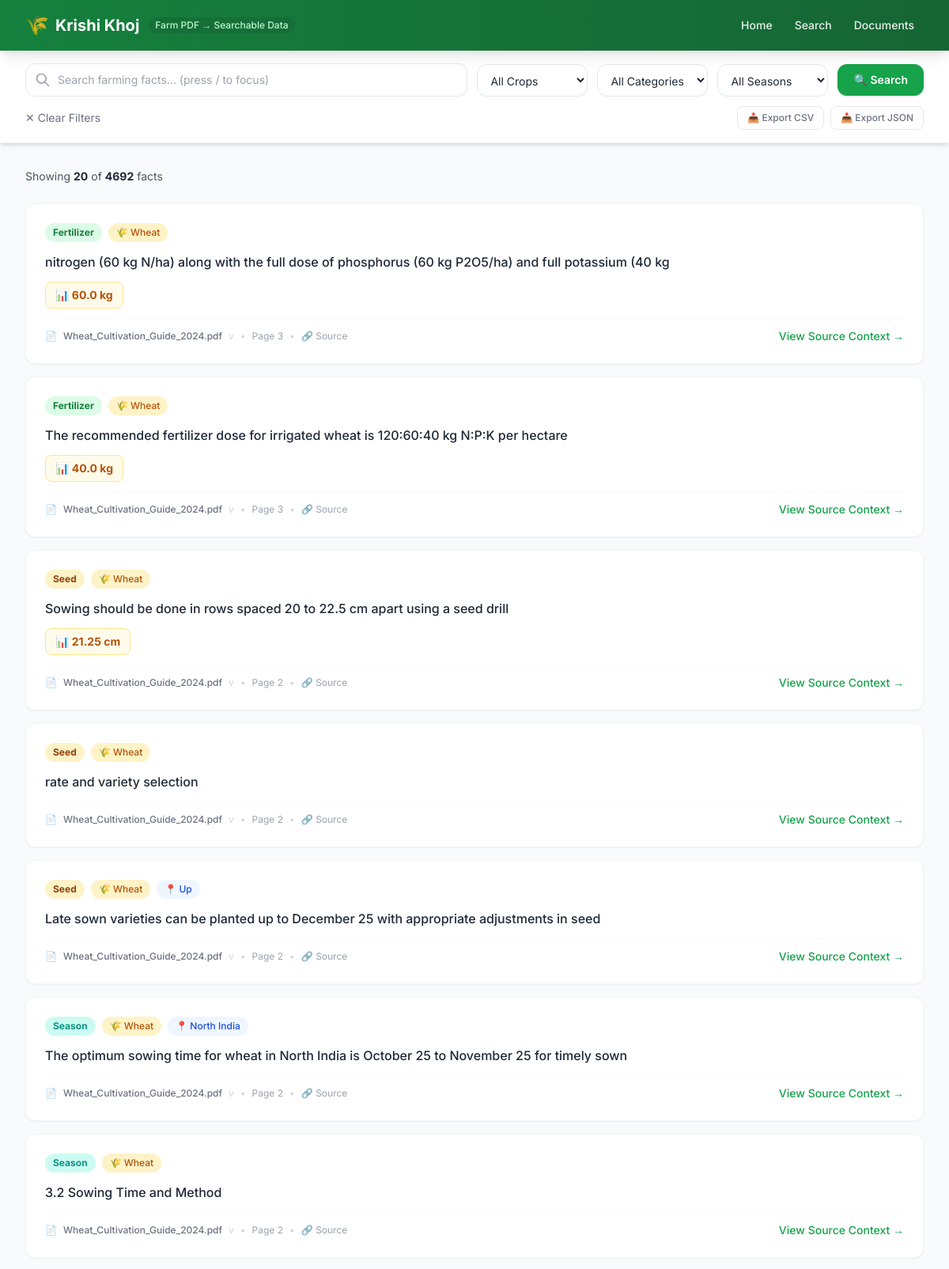
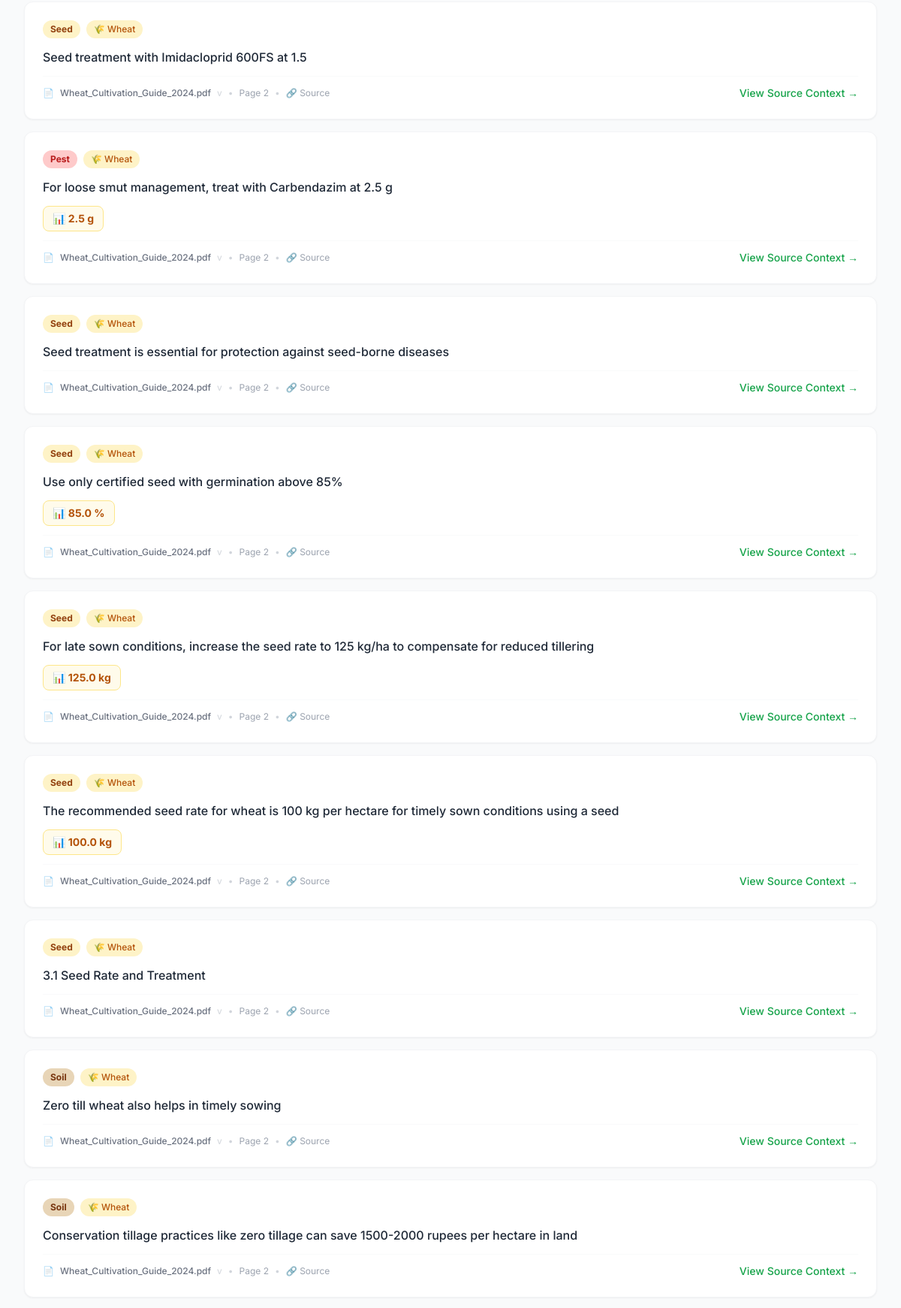
The app's page /search?page=234&q=&crop=&category=&season= (upper part) with its own data (2 pictures, top to bottom).
### tables this page shows
CREATE TABLE facts (
                id INTEGER PRIMARY KEY AUTOINCREMENT,
                document_id INTEGER NOT NULL,
                crop_name TEXT,
                category TEXT NOT NULL,
                fact_text TEXT NOT NULL,
                value REAL,
                unit TEXT,
                season TEXT,
                region TEXT,
                page_number INTEGER NOT NULL,
                original_text TEXT NOT NULL,
                extraction_date TEXT NOT NULL,
                FOREIGN KEY (document_id) REFERENCES documents(id) ON DELETE CASCADE
            );

CREATE TABLE documents (
                id INTEGER PRIMARY KEY AUTOINCREMENT,
                filename TEXT NOT NULL,
                file_hash TEXT NOT NULL,
                version INTEGER DEFAULT 1,
                upload_date TEXT NOT NULL,
                page_count INTEGER DEFAULT 0,
                file_path TEXT NOT NULL,
                file_size INTEGER DEFAULT 0
            );

### app.py (the view)
@app.route('/search')
def search_page():
    query = request.args.get('q', '').strip()
    crop_filter = request.args.get('crop', '').strip()
    category_filter = request.args.get('category', '').strip()
    season_filter = request.args.get('season', '').strip()
    page = request.args.get('page', 1, type=int)
    results = search_facts(
        query=query or None,
        crop=crop_filter or None,
        category=category_filter or None,
        season=season_filter or None,
        page=page,
        per_page=20
    )
    crops = get_distinct_values('crop_name')
    categories = get_distinct_values('category')
    seasons = get_distinct_values('season')
    return render_template(
        'search.html',
        facts=results['facts'],
        total=results['total'],
        page=results['page'],
        per_page=results['per_page'],
        total_pages=results['total_pages'],
        query=query,
        crop_filter=crop_filter,
        category_filter=category_filter,
        season_filter=season_filter,
        crops=crops,
        categories=categories,
        seasons=seasons
    )

### database.py (called while the page is built)
def get_db_connection():
    conn = sqlite3.connect(DATABASE_PATH)
    conn.row_factory = sqlite3.Row
    conn.execute("PRAGMA foreign_keys = ON")
    return conn

def get_distinct_values(column):
    allowed_columns = {'crop_name', 'category', 'season', 'region', 'unit'}
    if column not in allowed_columns:
        raise ValueError(f"Column '{column}' not allowed. Must be one of {allowed_columns}")
    conn = get_db_connection()
    try:
        cursor = conn.cursor()
        cursor.execute(
            f"SELECT DISTINCT {column} FROM facts WHERE {column} IS NOT NULL ORDER BY {column}"
        )
        return [row[0] for row in cursor.fetchall()]
    finally:
        conn.close()

### templates/search.html (shortened to what this page needs)
{% extends "base.html" %}
{% block content %}
<section class="sticky top-16 z-40 bg-white shadow-md border-b border-gray-100">
    <div class="max-w-7xl mx-auto px-4 sm:px-6 lg:px-8 py-4">
        <form method="GET" action="/search" class="space-y-3">
            <div class="flex flex-col md:flex-row md:items-center gap-3">
                <div class="flex-1 relative">
                    <span class="absolute inset-y-0 left-3 flex items-center text-gray-400">
                        <svg class="w-5 h-5" fill="none" stroke="currentColor" viewBox="0 0 24 24"><path stroke-linecap="round" stroke-linejoin="round" stroke-width="2" d="M21 21l-6-6m2-5a7 7 0 11-14 0 7 7 0 0114 0z"/></svg>
                    </span>
                    <input type="text" name="q" value="{{ query or '' }}" placeholder="Search farming facts... (press / to focus)"
                        class="w-full pl-10 pr-4 py-2.5 border border-gray-200 rounded-xl focus:ring-2 focus:ring-krishi-500 focus:border-krishi-500 outline-none text-sm">
                </div>
                <select name="crop" class="border border-gray-200 rounded-xl px-3 py-2.5 text-sm focus:ring-2 focus:ring-krishi-500 outline-none bg-white min-w-[140px]">
                    <option value="">All Crops</option>
                </select>
                <select name="category" class="border border-gray-200 rounded-xl px-3 py-2.5 text-sm focus:ring-2 focus:ring-krishi-500 outline-none bg-white min-w-[140px]">
                    <option value="">All Categories</option>
                </select>
                <select name="season" class="border border-gray-200 rounded-xl px-3 py-2.5 text-sm focus:ring-2 focus:ring-krishi-500 outline-none bg-white min-w-[140px]">
                    <option value="">All Seasons</option>
                </select>
                <button type="submit"
                    class="bg-krishi-600 hover:bg-krishi-700 text-white font-semibold py-2.5 px-5 rounded-xl shadow hover:shadow-md transition-all text-sm whitespace-nowrap">
                    🔍 Search
                </button>
            </div>
            <div class="flex items-center justify-between text-sm">
                <div class="flex items-center space-x-3">
                    <a href="/search" class="text-gray-500 hover:text-krishi-600 transition-colors">✕ Clear Filters</a>
                </div>
                <div class="flex items-center space-x-2">
                    <a href="/api/export?format=csv"
                        class="text-gray-500 hover:text-krishi-600 border border-gray-200 hover:border-krishi-300 px-3 py-1.5 rounded-lg text-xs font-medium transition-all">
                        📥 Export CSV
                    </a>
                    <a href="/api/export?format=json"
                        class="text-gray-500 hover:text-krishi-600 border border-gray-200 hover:border-krishi-300 px-3 py-1.5 rounded-lg text-xs font-medium transition-all">
                        📥 Export JSON
                    </a>
                </div>
            </div>
        </form>
    </div>
</section>
<section class="max-w-7xl mx-auto px-4 sm:px-6 lg:px-8 py-8">
    <div class="mb-6">
        <p class="text-gray-600 text-sm">
            Showing <span class="font-bold text-gray-800">{{ facts|length }}</span> of <span class="font-bold text-gray-800">{{ total }}</span> facts
        </p>
    </div>
    {% if facts %}
    <div class="space-y-4">
        {% for fact in facts %}
        <div class="hover-card bg-white rounded-xl shadow-sm border border-gray-100 p-6">
            <div class="flex flex-wrap items-start gap-2 mb-3">
                {% set cat_lower = fact.category|lower if fact.category else 'general' %}
                <span class="inline-flex items-center px-2.5 py-1 rounded-full text-xs font-bold
                    {% if cat_lower == 'fertilizer' %}badge-fertilizer
                    {% elif cat_lower == 'irrigation' %}badge-irrigation
                    {% elif cat_lower == 'pest' %}badge-pest
                    {% elif cat_lower == 'soil' %}badge-soil
                    {% elif cat_lower == 'seed' %}badge-seed
                    {% elif cat_lower == 'yield' %}badge-yield
                    {% elif cat_lower == 'season' %}badge-season
                    {% else %}badge-general{% endif %}">
                    {{ fact.category or 'General' }}
                </span>
                {% if fact.crop_name %}
                <span class="inline-flex items-center px-2.5 py-1 rounded-full text-xs font-medium bg-saffron-100 text-saffron-700">
                    🌾 {{ fact.crop_name }}
                </span>
                {% endif %}
                {% if fact.region %}
                <span class="inline-flex items-center px-2.5 py-1 rounded-full text-xs font-medium bg-blue-50 text-blue-700">
                    📍 {{ fact.region }}
                </span>
                {% endif %}
            </div>
            <p class="text-gray-800 font-medium text-base mb-3 leading-relaxed">{{ fact.fact_text }}</p>
            {% if fact.value %}
            <div class="mb-3">
                <span class="inline-flex items-center px-3 py-1.5 rounded-lg text-sm font-bold bg-saffron-50 text-saffron-700 border border-saffron-200">
                    📊 {{ fact.value }}{% if fact.unit %} {{ fact.unit }}{% endif %}
                </span>
            </div>
            {% endif %}
            <div class="flex items-center justify-between pt-3 border-t border-gray-50">
                <p class="text-xs text-gray-400 flex items-center space-x-2">
                    <span>📄</span>
                    <span class="font-medium text-gray-500">{{ fact.filename }}</span>
                    <span class="text-gray-300">v{{ fact.version }}</span>
                    <span class="text-gray-300">•</span>
                    <span>Page {{ fact.page_number }}</span>
                    <span class="text-gray-300">•</span>
                    <span>🔗 Source</span>
                </p>
                <a href="/fact/{{ fact.id }}" class="text-krishi-600 hover:text-krishi-700 text-sm font-medium hover:translate-x-0.5 inline-block transition-transform">
                    View Source Context →
                </a>
            </div>
        </div>
        {% endfor %}
    </div>
    {% endif %}
</section>
{% endblock %}

### static/css/style.css (style rules this page uses)
* { transition: all 0.2s ease; }
.badge-fertilizer { background: #dcfce7; color: #15803d; }
.badge-seed { background: #fef3c7; color: #92400e; }
.badge-pest { background: #fecaca; color: #b91c1c; }
.badge-soil { background: #e8d5b7; color: #78350f; }
.badge-season { background: #ccfbf1; color: #0d9488; }

### records on screen
facts: category "Fertilizer", crop_name "Wheat", fact_text "nitrogen (60 kg N/ha) along with the full dose of phosphorus (60 kg P2O5/ha) and full potassium (40 kg", value "60.0", unit "kg", filename "Wheat_Cultivation_Guide_2024.pdf", page_number "3"
facts: category "Fertilizer", crop_name "Wheat", fact_text "The recommended fertilizer dose for irrigated wheat is 120:60:40 kg N:P:K per hectare", value "40.0", unit "kg", filename "Wheat_Cultivation_Guide_2024.pdf", page_number "3"
facts: category "Seed", crop_name "Wheat", fact_text "Sowing should be done in rows spaced 20 to 22.5 cm apart using a seed drill", value "21.25", unit "cm", filename "Wheat_Cultivation_Guide_2024.pdf", page_number "2"
facts: category "Seed", crop_name "Wheat", fact_text "rate and variety selection", filename "Wheat_Cultivation_Guide_2024.pdf", page_number "2"
facts: category "Seed", crop_name "Wheat", region "Up", fact_text "Late sown varieties can be planted up to December 25 with appropriate adjustments in seed", filename "Wheat_Cultivation_Guide_2024.pdf", page_number "2"
facts: category "Season", crop_name "Wheat", region "North India", fact_text "The optimum sowing time for wheat in North India is October 25 to November 25 for timely sown", filename "Wheat_Cultivation_Guide_2024.pdf", page_number "2"
facts: category "Season", crop_name "Wheat", fact_text "3.2 Sowing Time and Method", filename "Wheat_Cultivation_Guide_2024.pdf", page_number "2"
facts: category "Seed", crop_name "Wheat", fact_text "Seed treatment with Imidacloprid 600FS at 1.5", filename "Wheat_Cultivation_Guide_2024.pdf", page_number "2"
facts: category "Pest", crop_name "Wheat", fact_text "For loose smut management, treat with Carbendazim at 2.5 g", value "2.5", unit "g", filename "Wheat_Cultivation_Guide_2024.pdf", page_number "2"
facts: category "Seed", crop_name "Wheat", fact_text "Seed treatment is essential for protection against seed-borne diseases", filename "Wheat_Cultivation_Guide_2024.pdf", page_number "2"
facts: category "Seed", crop_name "Wheat", fact_text "Use only certified seed with germination above 85%", value "85.0", unit "%", filename "Wheat_Cultivation_Guide_2024.pdf", page_number "2"
facts: category "Seed", crop_name "Wheat", fact_text "For late sown conditions, increase the seed rate to 125 kg/ha to compensate for reduced tillering", value "125.0", unit "kg", filename "Wheat_Cultivation_Guide_2024.pdf", page_number "2"
facts: category "Seed", crop_name "Wheat", fact_text "The recommended seed rate for wheat is 100 kg per hectare for timely sown conditions using a seed", value "100.0", unit "kg", filename "Wheat_Cultivation_Guide_2024.pdf", page_number "2"
facts: category "Seed", crop_name "Wheat", fact_text "3.1 Seed Rate and Treatment", filename "Wheat_Cultivation_Guide_2024.pdf", page_number "2"
facts: category "Soil", crop_name "Wheat", fact_text "Zero till wheat also helps in timely sowing", filename "Wheat_Cultivation_Guide_2024.pdf", page_number "2"
facts: category "Soil", crop_name "Wheat", fact_text "Conservation tillage practices like zero tillage can save 1500-2000 rupees per hectare in land", filename "Wheat_Cultivation_Guide_2024.pdf", page_number "2"

### other values on screen
{{ facts|length }} "20"
{{ total }} "4692"
